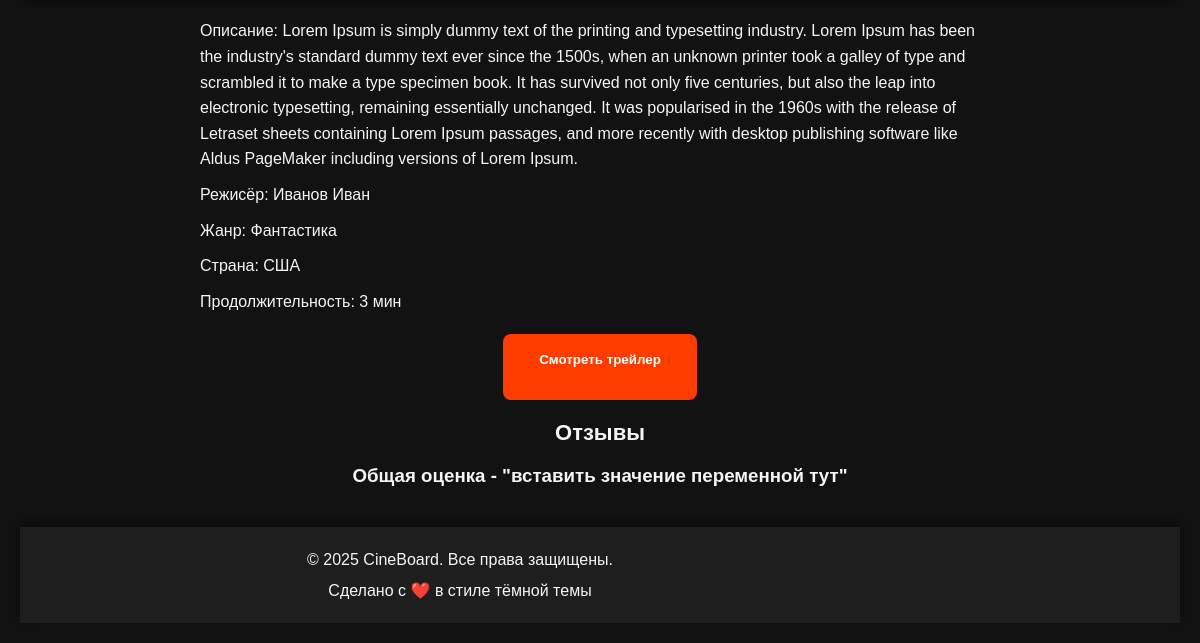
/film_list/1/ (lower part), run on an earlier commit of the app's database.
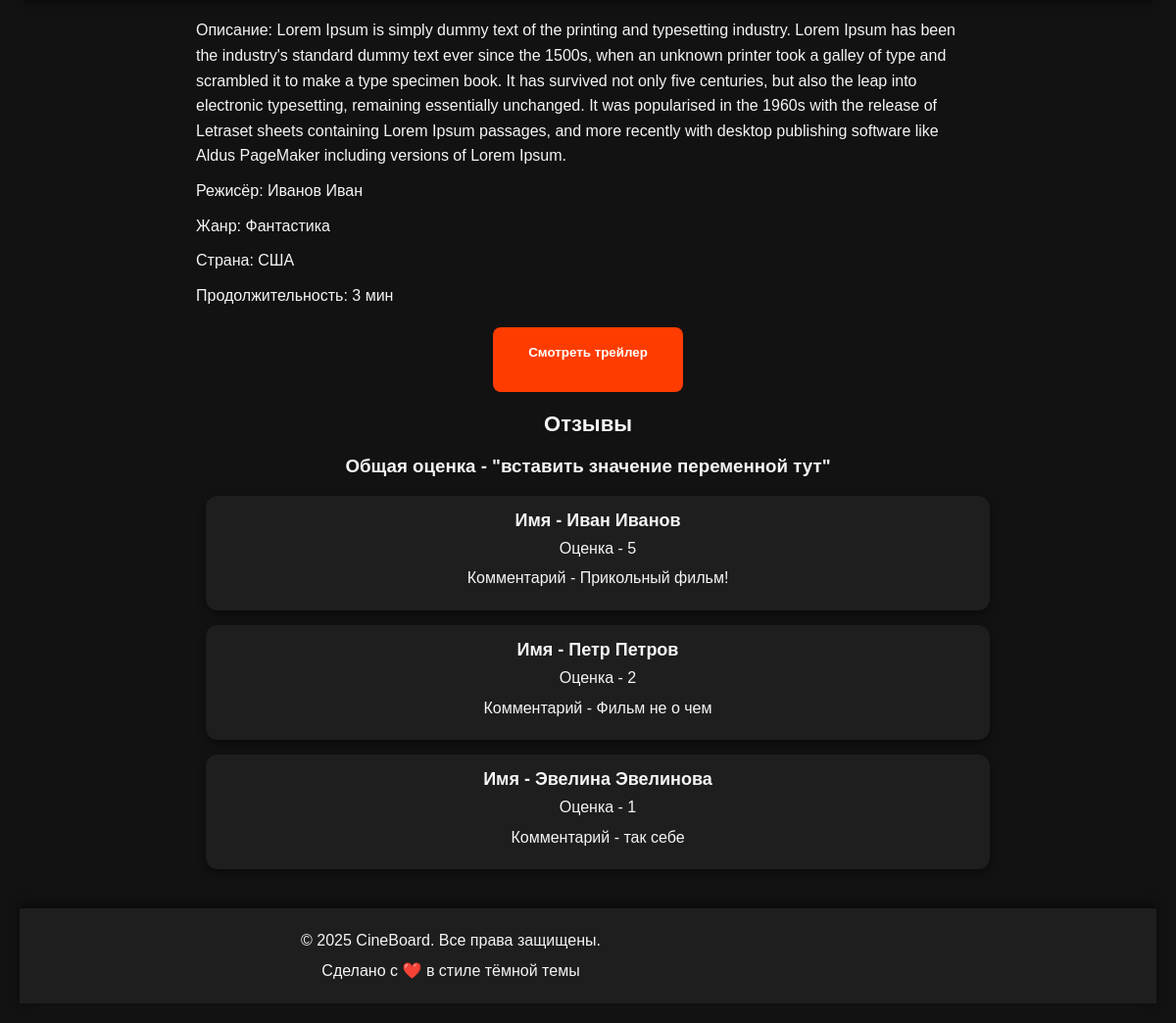
And on a later commit of the database.
### tvShow/models.py (models this page shows, shortened)
class Reviews(models.Model):
    MARK = (
        ('1', '1'),
        ('2','2'),
        ('3','3'),
        ('4','4'),
        ('5','5')
    )
    choice_film = models.ForeignKey(Film, on_delete=models.CASCADE, related_name='reviews')
    name_user = models.CharField(max_length=100)
    mark = models.CharField(max_length=100, choices=MARK, default='4')
    comments = models.TextField()

### tvShow/views.py (the view)
# urls.py: path('film_list/<int:id>/', views.FilmDetailView.as_view(), name='film_detail'),
class FilmDetailView(generic.DetailView):
    template_name = 'tvShow/film_detail.html'
    model = models.Film
    pk_url_kwarg = 'id'
    context_object_name = 'film_id'

### templates/tvShow/film_detail.html (shortened to what this page needs)
{% load static %}
<!DOCTYPE html>
<html lang="ru">
<head>
    <link rel="stylesheet" href="{% static 'css/style.css' %}">
</head>
<body>
    <p>Описание: {{ film_id.description }}</p>
    <p>Режисёр: {{ film_id.director }}</p>
    <p>Жанр: {{ film_id.genre }}</p>
    <p>Страна: {{ film_id.country }}</p>
    <p>Продолжительность: {{ film_id.duration }} мин</p>
    <button><a target="_blank" href="{{ film_id.trailer }}">Смотреть трейлер</a></button>
    <h2>Отзывы</h2>
    <h3>Общая оценка - "вставить значение переменной тут"</h3>
    <ol>
         {% for i in film_id.reviews.all  %}
        <li>
            <h2>Имя - {{ i.name_user }}</h2>
            <p>Оценка - {{ i.mark }}</p>
            <p>Комментарий - {{ i.comments }}</p>
        </li>
        {%  endfor  %}
    </ol>
    {% include 'footer.html' %}
</body>
</html>

What changed in the data, as far as the page shows it:
added Reviews: name_user "Иван Иванов", mark "5", comments "Прикольный фильм!"
added Reviews: name_user "Петр Петров", mark "2", comments "Фильм не о чем"
added Reviews: name_user "Эвелина Эвелинова", mark "1", comments "так себе"
